Frame 1 (no input): blank canvas, image omitted
Frame 60 (the mouse pressed at the canvas centre just before this capture): blank canvas, image omitted
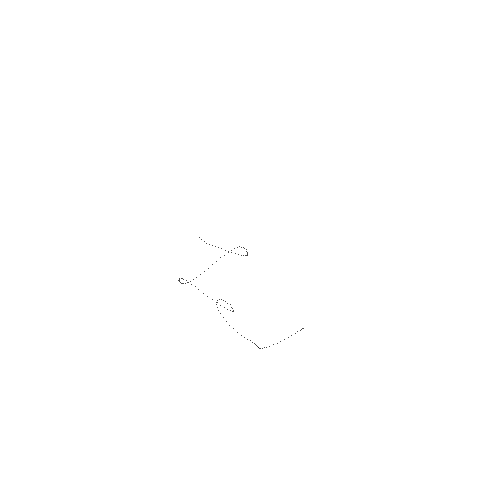
Frame 120 (the mouse held since frame 60 and released just before this capture)

The Processing sketch whose frames 1 and 60 were blank and that drew this single picture after the mouse press (run headless with seeded random() and noise(); from frame 60 on, the mouse is pressed at the canvas centre):

// Processing sketch: RandomWalker
// ── RandomWalker.pde
import java.util.Random;

class Walker{
  float x;
  float y;
  Walker(){
    x = width/2;
    y = width/2;
  }
  void display() {
    stroke(0);
    point(x, y);
  }
  void step() {
    float stepx = random(-1, 1);
    float stepy = random(-1, 1);
    x = x + stepx;
    y = y + stepy;
  }
}
class GaussianWalker extends Walker{
  Random generator = new Random();
  void step(){
    float x_delta = (float) generator.nextGaussian();
    float y_delta = (float) generator.nextGaussian();
    x += x_delta;
    y += y_delta;
  }
}
class NoiseWalker extends Walker{
  float tx, ty;
  NoiseWalker(){
    tx = 0;
    ty = 10000;
  }
  void step(){
    x = map(noise(tx), 0, 1, 0, width);
    y = map(noise(ty), 0, 1, 0, height);
    tx += 0.01;
    ty += 0.01;
  }
  void draw(){
  }
}

Walker w;

void setup(){
  size(500, 500);
  w = new NoiseWalker();
  background(255);
}
void draw() {
  w.step();
  w.display();
}
